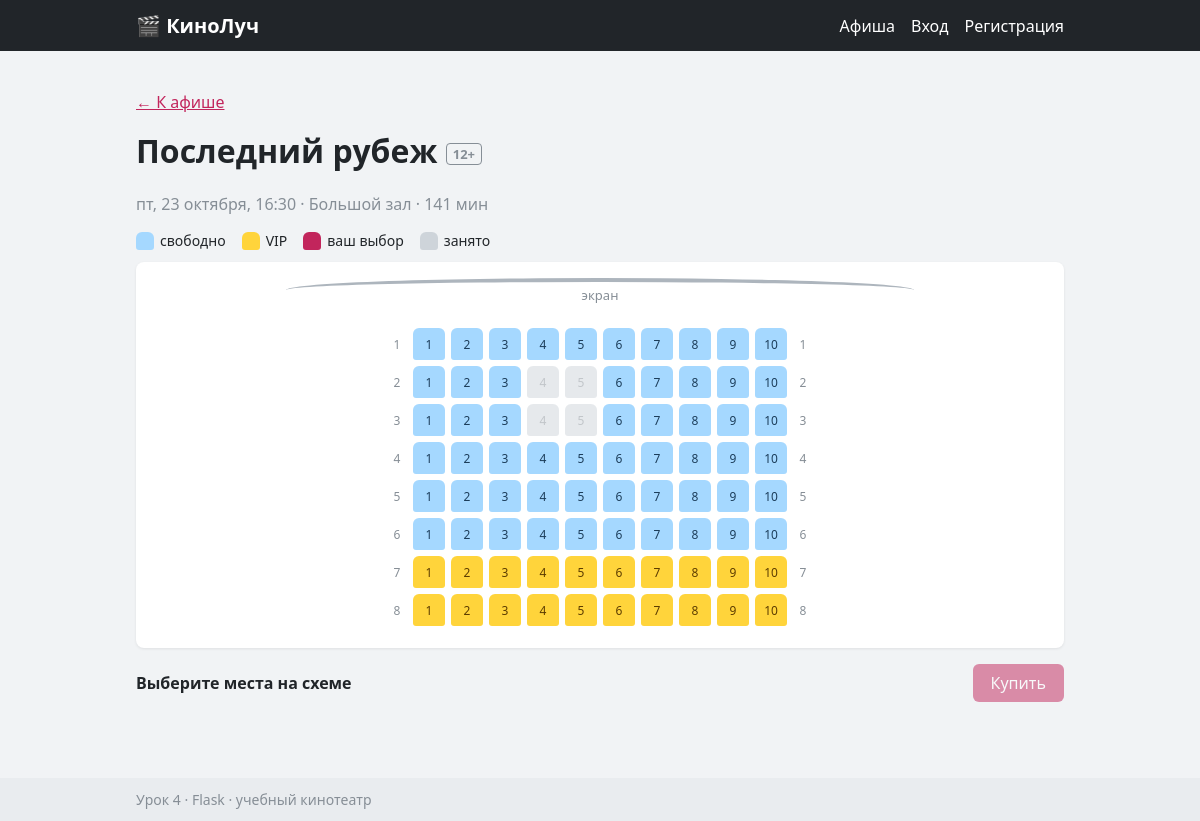
The page /showtime/3 on the database its author committed.
### tables this page shows
CREATE TABLE movies (
    id INTEGER PRIMARY KEY AUTOINCREMENT,
    title TEXT NOT NULL,
    duration_min INTEGER NOT NULL,
    age TEXT NOT NULL,
    description TEXT NOT NULL
);

CREATE TABLE halls (
    id INTEGER PRIMARY KEY AUTOINCREMENT,
    name TEXT NOT NULL,
    rows_count INTEGER NOT NULL,
    seats_count INTEGER NOT NULL
);

### app/views/schedule.py (the view)
@bp.route("/showtime/<int:showtime_id>")
def showtime(showtime_id):
    st = showtimes_repo.get(showtime_id)
    if st is None:
        abort(404)
    if st.is_past():
        flash("Этот сеанс уже начался — выберите другой")
        return redirect(url_for("schedule.index"))
    return render_template(
        "showtime.html",
        st=st,
        taken=showtimes_repo.taken_seats(st.id),
        prices=pricing.row_prices(st),
        max_seats=config.MAX_SEATS,
    )

### app/auth.py (called while the page is built, shortened)
def current_user():
    user_id = session.get("user_id")
    if user_id is None:
        return None

def inject_user():
    return {"user": current_user()}

### app/db.py (called while the page is built)
def get_db():
    if "db" not in g:
        if not os.path.exists(config.DATABASE):
            init_db()
        g.db = sqlite3.connect(config.DATABASE)
        g.db.row_factory = sqlite3.Row
    return g.db

### app/models/hall.py (called while the page is built)
    def is_vip(self, row):
        return row > self.rows - config.VIP_ROWS

### app/models/showtime.py (called while the page is built)
    def is_past(self, now=None):
        now = now or datetime.now()
        return self.start <= now

### app/repositories/showtimes.py (called while the page is built)
def _to_showtime(row):
    return Showtime(
        id=row["id"],
        start=datetime.strptime(row["start"], "%Y-%m-%d %H:%M"),
        movie=Movie(
            id=row["movie_id"],
            title=row["title"],
            duration_min=row["duration_min"],
            age=row["age"],
            description=row["description"],
        ),
        hall=Hall(
            id=row["hall_id"],
            name=row["hall_name"],
            rows=row["rows_count"],
            seats=row["seats_count"],
        ),
    )

def get(showtime_id):
    row = get_db().execute(queries.SHOWTIME_BY_ID, (showtime_id,)).fetchone()
    return _to_showtime(row) if row else None

def taken_seats(showtime_id):
    rows = get_db().execute(queries.TAKEN_SEATS, (showtime_id,)).fetchall()
    return [(r["row_no"], r["seat_no"]) for r in rows]

### app/services/pricing.py (called while the page is built)
def seat_price(showtime, row):
    price = config.BASE_PRICE
    if showtime.start.hour < config.MORNING_UNTIL:
        price = price * (100 - config.MORNING_DISCOUNT_PERCENT) // 100
    if is_weekend(showtime.start):
        price = price * (100 + config.WEEKEND_EXTRA_PERCENT) // 100
    if row > showtime.hall.rows - config.VIP_ROWS:
        price += config.VIP_EXTRA
    return price

def row_prices(showtime):
    return {row: seat_price(showtime, row) for row in range(1, showtime.hall.rows + 1)}

### app/utils/dates.py (called while the page is built)
def is_weekend(day):
    return day.isoweekday() >= 6

def human_day(day):
    return f"{WEEKDAYS[day.weekday()]}, {day.day} {MONTHS[day.month - 1]}"

def hhmm(moment):
    return moment.strftime("%H:%M")

### app/utils/formatting.py (called while the page is built)
def money(value):
    return f"{value:,}".replace(",", " ") + " ₸"

### app/templates/showtime.html (shortened to what this page needs)
{% extends "base.html" %}
{% block content %}
  <p><a href="{{ url_for('schedule.index', day=st.start.date().isoformat()) }}">← К афише</a></p>
  <h1>{{ st.movie.title }} <span class="age">{{ st.movie.age }}</span></h1>
  <p class="muted">{{ st.start|day }}, {{ st.start|hhmm }} · {{ st.hall.name }} · {{ st.movie.duration_min }} мин</p>
  <div class="legend">
    <span><i class="seat seat--demo"></i> свободно</span>
    <span><i class="seat seat--demo seat--vip"></i> VIP</span>
    <span><i class="seat seat--demo seat--selected"></i> ваш выбор</span>
    <span><i class="seat seat--demo seat--taken"></i> занято</span>
  </div>
  <div class="hall" id="hall" data-showtime="{{ st.id }}" data-max="{{ max_seats }}">
    <div class="screen">экран</div>
    {% for r in range(1, st.hall.rows + 1) %}
      <div class="hall__row">
        <span class="hall__label">{{ r }}</span>
        {% for n in range(1, st.hall.seats + 1) %}
          {% set is_taken = (r, n) in taken %}
          <button type="button"
                  class="seat {% if st.hall.is_vip(r) %}seat--vip{% endif %} {% if is_taken %}seat--taken{% endif %}"
                  data-row="{{ r }}" data-number="{{ n }}" data-price="{{ prices[r] }}"
                  title="Ряд {{ r }}, место {{ n }} — {{ prices[r]|money }}"
                  {% if is_taken %}disabled{% endif %}>{{ n }}</button>
        {% endfor %}
        <span class="hall__label">{{ r }}</span>
      </div>
    {% endfor %}
  </div>
  <div class="summary">
    <p id="summary">Выберите места на схеме</p>
    <button type="button" id="buy" disabled>Купить</button>
  </div>
  <p class="error" id="error"></p>
{% endblock %}

### app/static/css/style.css (style rules this page uses)
* { box-sizing: border-box; }
body { margin: 0; font-family: "Segoe UI", Arial, sans-serif; background: #f1f3f5; color: #212529; display: flex; flex-direction: column; min-height: 100vh; }
a { color: #c2255c; }
h1 { margin-top: 0; }
.muted { color: #868e96; }
.error { color: #c92a2a; font-weight: 600; min-height: 1.2em; }
.age { display: inline-block; font-size: 13px; padding: 1px 6px; border: 1px solid #868e96; border-radius: 4px; color: #868e96; vertical-align: middle; }
.legend { display: flex; flex-wrap: wrap; gap: 16px; margin: 12px 0; font-size: 14px; }
.legend span { display: inline-flex; align-items: center; gap: 6px; }
.hall { overflow-x: auto; background: #fff; border-radius: 8px; padding: 16px; box-shadow: 0 1px 3px rgba(0, 0, 0, 0.08); }
.screen { margin: 0 auto 20px; width: 70%; padding: 4px; text-align: center; font-size: 13px; color: #868e96; border-top: 4px solid #adb5bd; border-radius: 50% 50% 0 0 / 12px 12px 0 0; }
.hall__row { display: flex; justify-content: center; align-items: center; gap: 6px; margin-bottom: 6px; min-width: max-content; }
.hall__label { width: 20px; text-align: center; font-size: 12px; color: #868e96; }
.seat { width: 32px; height: 32px; padding: 0; border: none; border-radius: 6px 6px 3px 3px; background: #a5d8ff; color: #1c3d5a; font: inherit; font-size: 12px; cursor: pointer; }
.seat--demo { display: inline-block; width: 18px; height: 18px; cursor: default; }
.seat--vip { background: #ffd43b; color: #5c3c00; }
.seat--selected { background: #c2255c; color: #fff; }
.seat--taken, .seat:disabled { background: #ced4da; color: #868e96; cursor: not-allowed; }
.summary { display: flex; flex-wrap: wrap; align-items: center; justify-content: space-between; gap: 12px; margin-top: 16px; }
.summary p { margin: 0; font-weight: 600; }
button { font: inherit; padding: 8px 18px; border: none; border-radius: 6px; background: #c2255c; color: #fff; cursor: pointer; }
button:disabled { opacity: 0.5; cursor: not-allowed; }

### rows shown on the page
movies: movie "Последний рубеж", movie.age "12+", movie.duration_min "141"
halls: hall.name "Большой зал"

### other values the page prints
{{ st.start|day }} "пт, 23 октября"
{{ st.start|hhmm }} "16:30"
{{ r }} "1" "2" "3" "4" "5" "6" "7" "8"
{{ n }} "1" "2" "3" "4" "5" "6" "7" "8" "9" "10" "1" "2" "3" "4" "5" "6" "7" "8" "9" "10" "1" "2" "3" "4" "5" "6" "7" "8" "9" "10" "1" "2" "3" "4" "5" "6" "7" "8" "9" "10" "1" "2" "3" "4" "5" "6" "7" "8" "9" "10" "1" "2" "3" "4" "5" "6" "7" "8" "9" "10" "1" "2" "3" "4" "5" "6" "7" "8" "9" "10" "1" "2" "3" "4" "5" "6" "7" "8" "9" "10"
